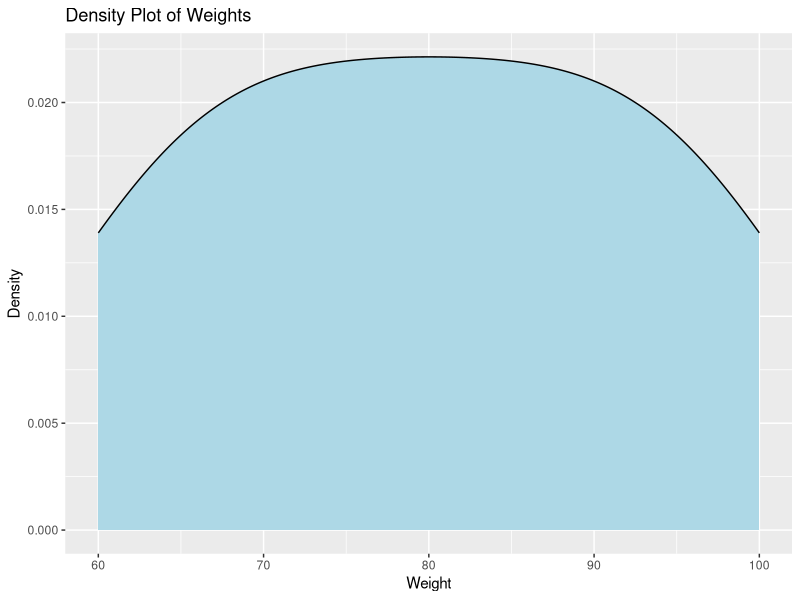

Write R code to recreate this figure.
setwd("C:/Users/Dell/OneDrive/Desktop/R Programming")
getwd()
data=read.csv("Experiment7.csv")
data
library(ggplot2)
ggplot(data,aes(x=Weight))+
  geom_density(fill="lightblue")+
  labs(title="Density Plot of Weights",x="Weight",y="Density")